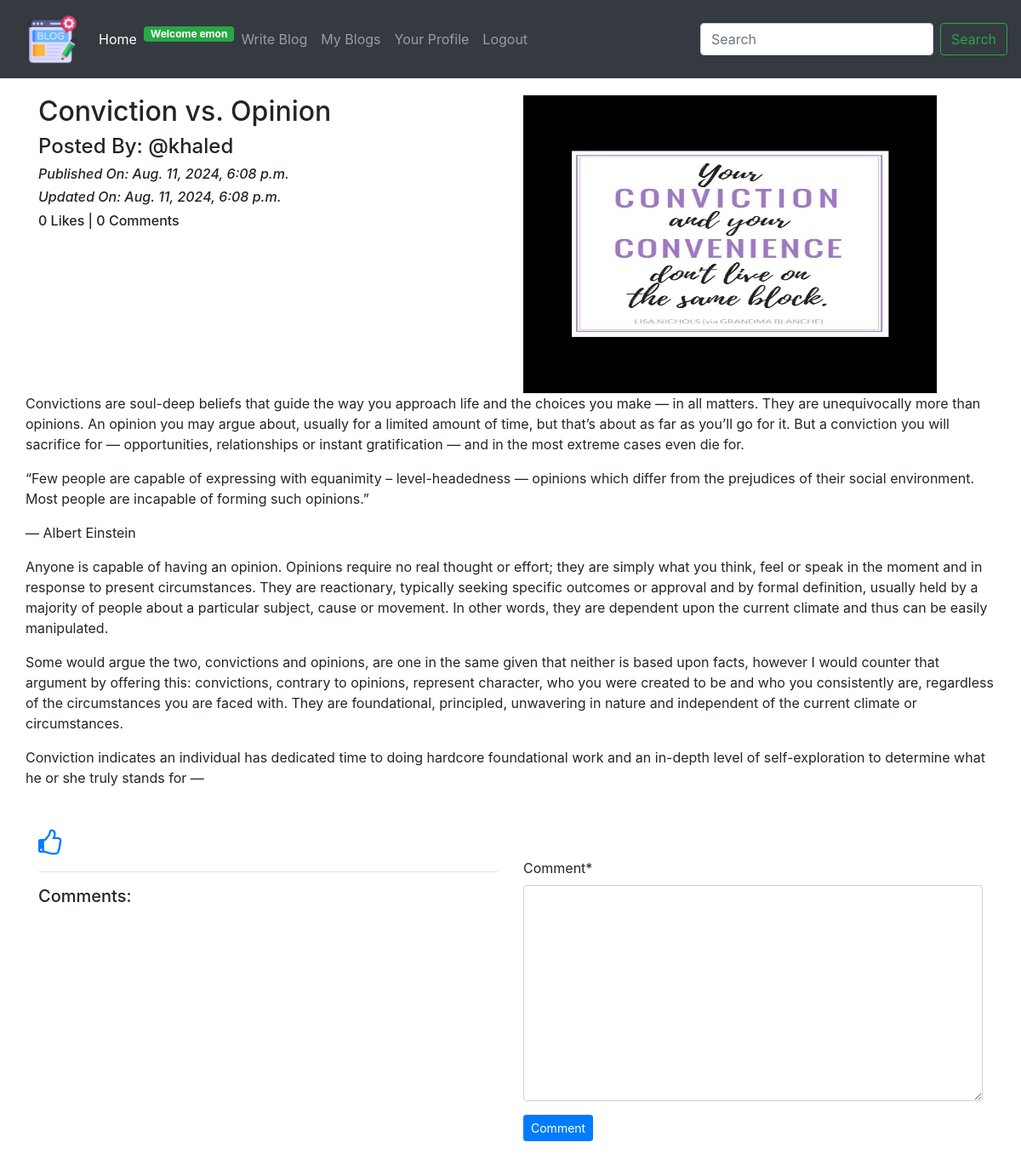
Before: /blog/details/conviction-vs-opinion-26ff9e94-f575-4e20-9d43-edf7cad105ba/ (signed in) with the older database file.
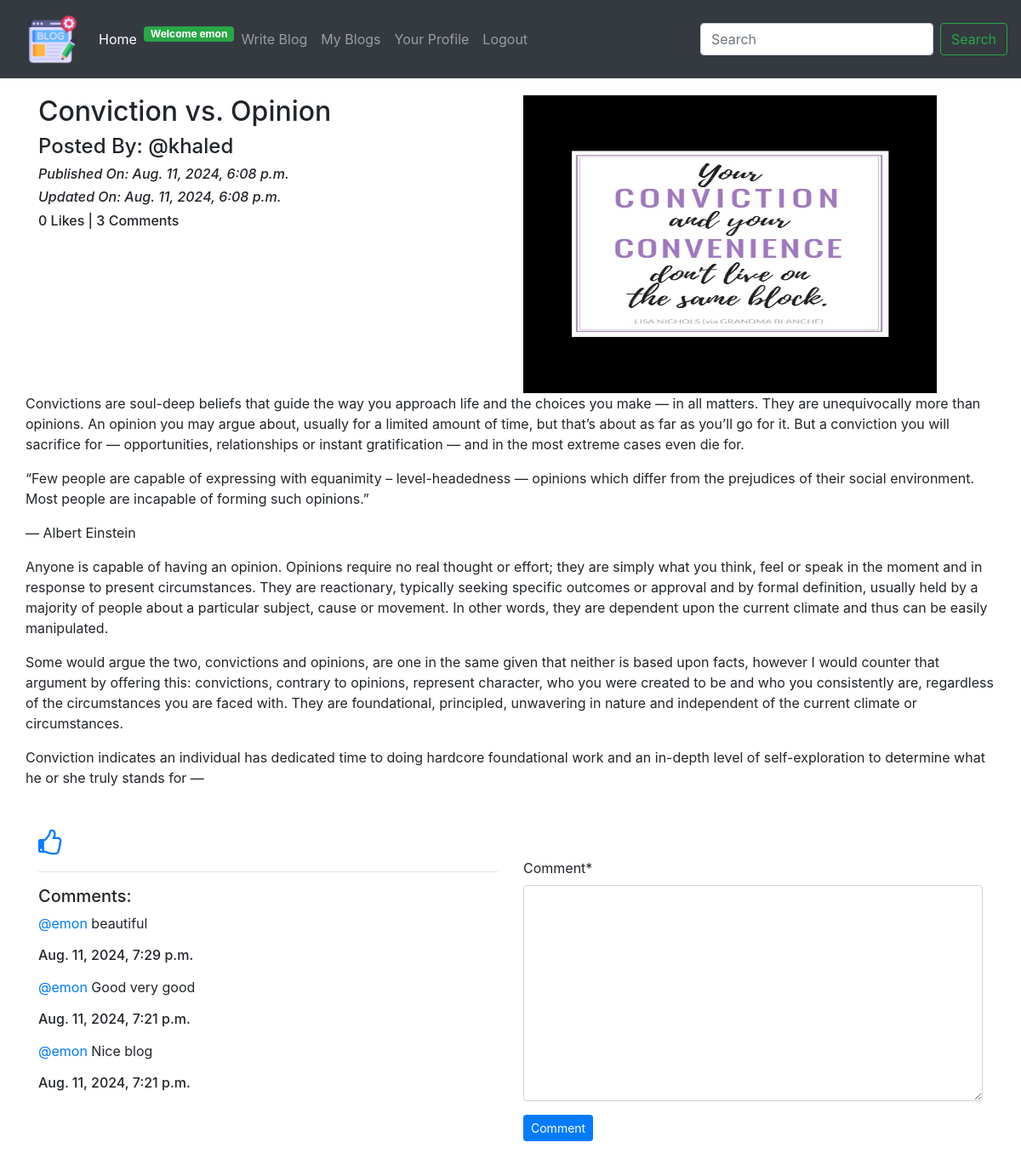
After: the same page with the newer database file.
### App_Blog/models.py (models this page shows, shortened)
class Blog(models.Model):
    author = models.ForeignKey(User, on_delete=models.CASCADE, related_name='post_author')
    blog_title = models.CharField(max_length=264, verbose_name="Put a Title")
    slug = models.SlugField(max_length=264, unique=True)
    blog_content = models.TextField(verbose_name="What is on your mind?")
    blog_image = models.ImageField(upload_to='blog_images', verbose_name="Image")
    publish_date = models.DateTimeField(auto_now_add=True)
    update_date = models.DateTimeField(auto_now=True)
    class Meta:
        ordering = ['-publish_date',]

class Comment(models.Model):
    blog = models.ForeignKey(Blog, on_delete=models.CASCADE, related_name='blog_comment')
    user = models.ForeignKey(User, on_delete=models.CASCADE, related_name='user_comment')
    comment = models.TextField()
    comment_date = models.DateTimeField(auto_now_add=True)
    class Meta:
        ordering = ('-comment_date',)

### App_Blog/views.py (the view, shortened to what this page needs)
# urls.py: path('details/<slug:slug>/', views.blog_details, name='blog_details'),
@login_required
def blog_details(request, slug):
    blog = Blog.objects.get(slug=slug)
    comment_form = CommentForm()
    already_liked = Likes.objects.filter(blog=blog, user= request.user)
    if already_liked:
        liked = True
    else:
        liked = False
    return render(request, 'App_Blog/blog_details.html', context={'blog':blog,'comment_form':comment_form,'liked':liked})

### App_Blog/forms.py
class CommentForm(forms.ModelForm):
    class Meta:
        model = Comment
        fields = ('comment',)

### templates/App_Blog/blog_details.html (shortened to what this page needs)
{% extends 'base.html' %}
{% load crispy_forms_tags %}
{% block body_block %}
<div class="row">
  <div class="col-sm-6">
    <h2>{{blog.blog_title}}</h2>
    <h4>Posted By: @{{blog.author}}</h4>
    <i><h6>Published On: {{blog.publish_date}}</h6></i>
    <i><h6>Updated On: {{blog.update_date}}</h6></i>
    <h6>{{blog.liked_blog.count}} Likes | {{blog.blog_comment.count}} Comments</h6>
  </div>
  <div class="col-sm-6">
    <img src="/media/{{blog.blog_image}}" width="90%" height="350px" >
  </div>
  <p>
    {{blog.blog_content|linebreaks}}
  </p>
  </div>
  {% if not liked %}
  <a href="{% url 'App_Blog:liked_post' pk=blog.pk %}">
    <i class="fa fa-thumbs-o-up fa-2x" aria-hidden="true"></i>
  </a>
  {% else %}
  <a href="{% url 'App_Blog:unliked_post' pk=blog.pk %}">
    <i class="fa fa-thumbs-o-down fa-2x" aria-hidden="true"></i>
  </a>
  {% endif %}
  <div class="row">
    <div class="col-sm-6">
      <hr>
      <h5>Comments:</h5>
      {% for comment in blog.blog_comment.all %}
      <p><a href="#">@{{comment.user}}</a> {{comment.comment}}<br><h6>{{comment.comment_date}}</h6></p>
      {% endfor %}
    </div>
    <div class="col-sm-6">
      <form method="POST">
        {{ comment_form|crispy }}
        <button type="submit" class="btn btn-primary btn-sm">Comment</button>
      </form>
    </div>
  </div>
  <br>
  <br>
  {% endblock %}

Changed rows visible on the page:
computed for Blog "Conviction vs. Opinion": blog_comment.count "0" → "3"
added Comment: user "emon", comment "beautiful", comment_date "Aug. 11, 2024, 7:29 p.m."
added Comment: user "emon", comment "Good very good", comment_date "Aug. 11, 2024, 7:21 p.m."
added Comment: user "emon", comment "Nice blog", comment_date "Aug. 11, 2024, 7:21 p.m."
